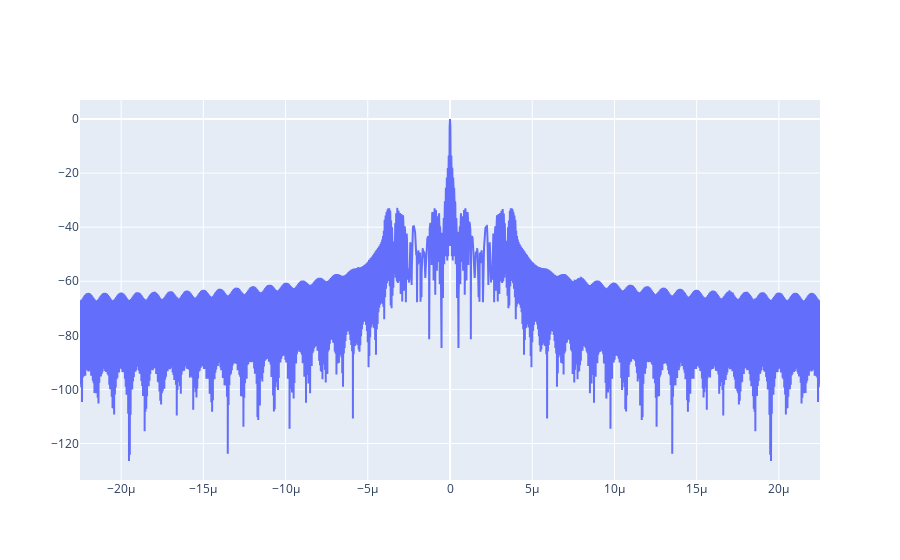

This figure's notebook cell:
### Code cell
# plot normalized d_t in db
import plotly.graph_objects as go

norm_factor = max(abs(d_t))
y = 20*np.log10(abs(d_t[d_t != 0]) / norm_factor )

fig = go.Figure()  # create a figure
fig.add_trace(
    go.Scatter(x=t, y=y, mode="lines")
)  # the name attribute is the legend

### Figure 1 — Plotly figure (JSON) as saved in the notebook; plotly's stock layout.template omitted (floating-point values rounded to 4 significant figures; data arrays with more than 128 entries replaced by an {"elided": "..."} marker saying what was removed)
{"data": [{"mode": "lines", "type": "scatter", "x": {"elided": "45000 float values"}, "y": {"elided": "45000 float values"}}], "layout": {}}
